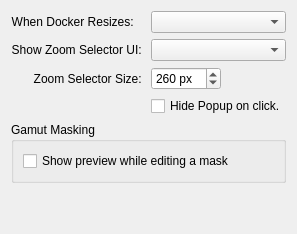
     <widget class="QWidget" name="tab_general">
      <attribute name="title">
       <string>Behavior</string>
      </attribute>
      <layout class="QVBoxLayout" name="verticalLayout_15">
       <item>
        <layout class="QGridLayout" name="gridLayout_6">
         <item row="0" column="0">
          <widget class="QLabel" name="label_3">
           <property name="sizePolicy">
            <sizepolicy hsizetype="Fixed" vsizetype="Preferred">
             <horstretch>0</horstretch>
             <verstretch>0</verstretch>
            </sizepolicy>
           </property>
           <property name="layoutDirection">
            <enum>Qt::LeftToRight</enum>
           </property>
           <property name="text">
            <string>When Docker Resizes: </string>
           </property>
           <property name="alignment">
            <set>Qt::AlignRight|Qt::AlignTrailing|Qt::AlignVCenter</set>
           </property>
          </widget>
         </item>
         <item row="1" column="1">
          <widget class="QComboBox" name="zoomSelectorOptionComboBox"/>
         </item>
         <item row="1" column="0">
          <widget class="QLabel" name="label_5">
           <property name="text">
            <string>Show Zoom Selector UI: </string>
           </property>
           <property name="alignment">
            <set>Qt::AlignRight|Qt::AlignTrailing|Qt::AlignVCenter</set>
           </property>
          </widget>
         </item>
         <item row="2" column="0">
          <widget class="QLabel" name="label_11">
           <property name="text">
            <string>Zoom Selector Size: </string>
           </property>
           <property name="alignment">
            <set>Qt::AlignRight|Qt::AlignTrailing|Qt::AlignVCenter</set>
           </property>
          </widget>
         </item>
         <item row="2" column="1">
          <widget class="KisIntParseSpinBox" name="popupSize">
           <property name="sizePolicy">
            <sizepolicy hsizetype="Fixed" vsizetype="Fixed">
             <horstretch>0</horstretch>
             <verstretch>0</verstretch>
            </sizepolicy>
           </property>
           <property name="suffix">
            <string> px</string>
           </property>
           <property name="minimum">
            <number>100</number>
           </property>
           <property name="maximum">
            <number>1000</number>
           </property>
           <property name="singleStep">
            <number>10</number>
           </property>
           <property name="value">
            <number>260</number>
           </property>
          </widget>
         </item>
         <item row="0" column="1">
          <widget class="QComboBox" name="dockerResizeOptionsComboBox">
           <property name="enabled">
            <bool>true</bool>
           </property>
           <property name="sizePolicy">
            <sizepolicy hsizetype="MinimumExpanding" vsizetype="Fixed">
             <horstretch>0</horstretch>
             <verstretch>0</verstretch>
            </sizepolicy>
           </property>
          </widget>
         </item>
         <item row="3" column="1">
          <widget class="QCheckBox" name="hidePopupOnClickCheck">
           <property name="text">
            <string>Hide Popup on click.</string>
           </property>
          </widget>
         </item>
        </layout>
       </item>
       <item>
        <widget class="QGroupBox" name="groupBox_5">
         <property name="title">
          <string>Gamut Masking</string>
         </property>
         <layout class="QVBoxLayout" name="verticalLayout_17">
          <item>
           <widget class="QCheckBox" name="showMaskPreview">
            <property name="text">
             <string>Show preview while editing a mask</string>
            </property>
           </widget>
          </item>
         </layout>
        </widget>
       </item>
       <item>
        <spacer name="verticalSpacer_3">
         <property name="orientation">
          <enum>Qt::Vertical</enum>
         </property>
         <property name="sizeType">
          <enum>QSizePolicy::MinimumExpanding</enum>
         </property>
         <property name="sizeHint" stdset="0">
          <size>
           <width>20</width>
           <height>40</height>
          </size>
         </property>
        </spacer>
       </item>
      </layout>
     </widget>
